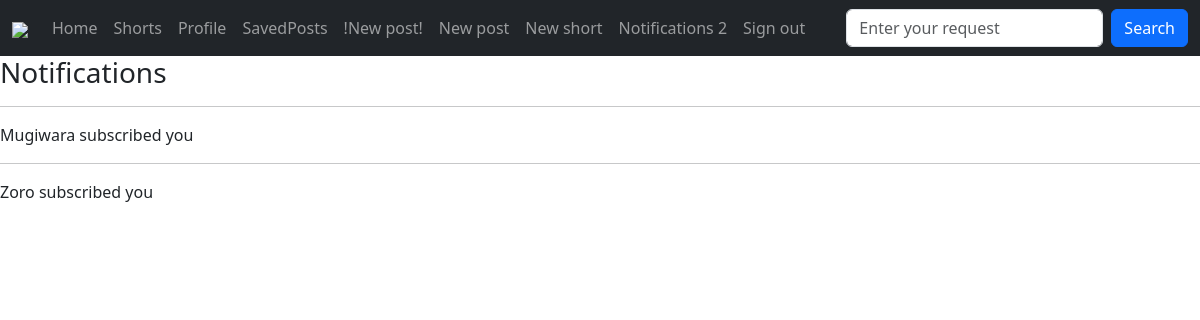
The app's page /posts/notifications/ (signed in) with its own data.
### core/models.py (models this page shows, shortened)
class Notification(models.Model):
    user = models.ForeignKey(to=User, on_delete=models.PROTECT)
    text = models.CharField(max_length=255)
    is_showed = models.BooleanField(default=False)

### core/views.py (the view)
# urls.py: path('notifications/', views.notifications, name='notifications'),
def notifications(request):
    notifications_list = Notification.objects.filter(user=request.user)
    for notification in notifications_list:
        notification.is_showed = True
    Notification.objects.bulk_update(notifications_list, ['is_showed'])
    context = {"notifications": notifications_list}
    return render(request=request, template_name='notifications.html', context=context)

### core/templates/notifications.html
{% extends 'base.html' %}
{% block content %}
    <h3>Notifications</h3>
    {% for notification in notifications %}
        <hr>
        <div>
            {{ notification.text }}
        </div>
    {% endfor %}
{% endblock %}

### core/templates/base.html (shortened to what this page needs)
<!doctype html>
{% load static %}
{% load django_bootstrap5 %}
<html lang="en">
<head>
    {% bootstrap_css %}
    <link rel="stylesheet" href="{% static 'main.css' %}">
</head>
<body>
        <nav class="navbar navbar-expand-sm navbar-dark bg-dark">
              <div class="container-fluid">
                <a class="navbar-brand" href="/"><img src="{% static 'logo.png' %}" height="40px"></a>
                <div class="collapse navbar-collapse" id="mynavbar">
                  <ul class="navbar-nav me-auto">
                    <li class="nav-item">
                      <a class="nav-link" href="/">Home</a>
                    </li>
                    <li class="nav-item">
                      <a class="nav-link" href="{% url 'shorts-list' %}">Shorts</a>
                    </li>
                    {% if request.user.is_authenticated %}
                        {% if request.user.profile %}
                            <li class="nav-item">
                                <a class="nav-link" href="{% url 'profile' request.user.profile.id %}">Profile</a>
                            </li>
                        {% else %}
                            <li class="nav-item">
                                <a class="nav-link" href="{% url 'add-profile' %}">Add profile</a>
                            </li>
                        {% endif %}
                        <li class="nav-item">
                            <a class="nav-link" href="{% url 'saved-posts' %}">SavedPosts</a>
                        </li>
                        <li class="nav=item">
                            <a class="nav-link" href="{% url 'add-post-form' %}">!New post!</a>
                        </li>
                        <li class="nav=item">
                            <a class="nav-link" href="{% url 'add-post' %}">New post</a>
                        </li>
                        <li class="nav=item">
                            <a class="nav-link" href="{% url 'add-short' %}">New short</a>
                        </li>
                        <li class="nav=item">
                            <a class="nav-link" href="{% url 'notifications' %}">Notifications {{ request.user.notification_set.count }}</a>
                        </li>
                        <li class="nav=item">
                            <a class="nav-link" href="{% url 'sign-out' %}">Sign out</a>
                        </li>
                    {% endif %}
                  </ul>
                  <form class="d-flex" action="/posts/search-result" method="GET">
                    <input class="form-control me-2" type="text" placeholder="Enter your request" name="key_word">
                      <a>
                    <button class="btn btn-primary" type="button">Search</button>
                      </a>
                  </form>
                </div>
              </div>
        </nav>
                {% block content %}
                {% endblock %}
</body>
</html>

### records on screen
Notification: text "Mugiwara subscribed you"
Notification: text "Zoro subscribed you"

### other values on screen
{{ request.user.notification_set.count }} "2"
